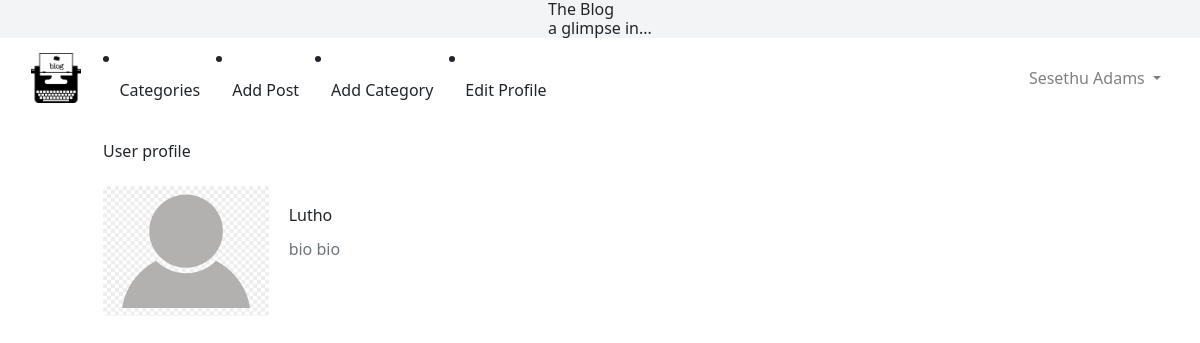
The app's page /users/1/profile/ with its own data.
### startblog/models.py (models this page shows, shortened)
class User(AbstractUser):
    bio = models.TextField()
    profile_picture = models.ImageField(
        null=True, blank=True, upload_to="images/profile/"
    )
    website_url = models.URLField(max_length=255, null=True, blank=True)
    facebook_url = models.URLField(max_length=255, null=True, blank=True)
    twitter_url = models.URLField(max_length=255, null=True, blank=True)
    instagram_url = models.URLField(max_length=255, null=True, blank=True)
    pinterest_url = models.URLField(max_length=255, null=True, blank=True)

### users/views.py (the view)
# urls.py: path("<int:pk>/profile/", ShowProfilePageView.as_view(), name="show_profile"),
class ShowProfilePageView(DetailView):
    model = User
    template_name = "registration/user_profile.html"
    def get_context_data(self, *args, **kwargs):
        context = super(ShowProfilePageView, self).get_context_data(*args, **kwargs)
        page_user = get_object_or_404(User, id=self.kwargs["pk"])
        context["page_user"] = page_user
        return context

### templates/registration/user_profile.html (shortened to what this page needs)
{% extends 'base.html' %}
{% load static %}
{% load humanize %}
{% block content %}
<h1>User profile</h1>
<br />
<div class="card-mb-3">
    <div class="row no-gutters">
        <div class="col-md-2">
            {% if page_user.profile_picture %}
            <img src="{{ page_user.profile_picture.url }}" class="card-img" />
            {% else %}
            <img src="{% static 'startblog/images/download.png' %}" class="card-img" />
            {% endif %}
        </div>
        <div class="col-md-10">
            <div class="card-body">
                <p class="small text-muted">
                    <h5 class="card-title"> {{ page_user.username}}
                    </h5>
                <p class="card-text text-muted">{{ page_user.bio}}</p>
                </p>
            </div>
        </div>
    </div>
</div>
{% endblock %}

### templates/base.html (shortened to what this page needs)
<!doctype html>
<html lang="en">
<head>
  <link rel="stylesheet" href="https://cdn.jsdelivr.net/npm/bootstrap@4.3.1/dist/css/bootstrap.min.css"
>
  <link rel="stylesheet" href="https://cdn.jsdelivr.net/npm/bootstrap@4.3.1/dist/css/bootstrap.min.css"
>
  <link rel="stylesheet" href="https://unpkg.com/tailwindcss@2.2.19/dist/tailwind.min.css" />
  {%load static%}
</head>
<body>
  <div class="blog-container">
    <div class="flex justify-center bg-gray-100">
      <div class="flex self-center flex-column">
        <h1>The Blog</h1>
        <h1>a glimpse in...</h1>
      </div>
    </div>
    <nav class="navbar navbar-expand-lg navbar-light">
      <div class="container-fluid">
        <a class="navbar-brand" href="{% url 'blog:home' %}">
          <img src="{% static 'startblog/images/icon.png' %}" class=" img-icon"></a>
        {% if category_menu %}
        <div class="collapse navbar-collapse" id="navbarSupportedContent">
          <ul class="navbar-nav mr-auto">
            <li class="nav-item dropdown">
              <a class="nav-link dropdown-toggle" href="#" id="navbarDropdown" role="button" data-toggle="dropdown"
                aria-haspopup="true" aria-expanded="false">
                Categories
              </a>
              <div class="dropdown-menu" aria-labelledby="navbarDropdown">
                {% for item in category_menu %}
                <a class="dropdown-item" href="{% url 'blog:category_post' item|slugify %}">
                  {{item}}
                </a>
                {% endfor %}
              </div>
            </li>
            {% else %}
            <li class="nav-item">
              <a class="nav-link" href="{% url 'blog:category_list' %}">Categories</a>
            </li>
            {% endif %}
            {% if user.is_authenticated %}
            <li class="nav-item">
              <a class="nav-link" href="{% url 'blog:add_post' %}">Add Post</a>
            </li>
            <li class="nav-item">
              <a class="nav-link" href="{% url 'blog:add_category' %}">Add Category</a>
            </li>
            <li class="nav-item">
              <a class="nav-link" href="{% url 'users:edit_profile' %}">Edit Profile</a>
            </li>
            {% endif %}
          {% if user.is_authenticated %}
          <ul class="navbar-nav ml-auto">
            <li class="nav-item dropdown">
              <a class="nav-link dropdown-toggle" href="#" id="navbarDropdown" role="button" data-toggle="dropdown"
                aria-haspopup="true" aria-expanded="false">
                {{ user.first_name }} {{ user.last_name}}
              </a>
            </li>
          </ul>
          {% endif %}
        </div>
      </div>
    <br />
    <div class="container">
      {% block content %}
      {% endblock %}
    </div>
</body>
</html>

### templates/base.html (style rules this page uses)
.navbar-light .navbar-brand { font-size: xx-large; color: blue; padding-right: .2em; }
.img-icon { width: 50px; height: 50px; }

### records on screen
User: first_name "Sesethu", last_name "Adams", username "Lutho", bio "bio bio"
